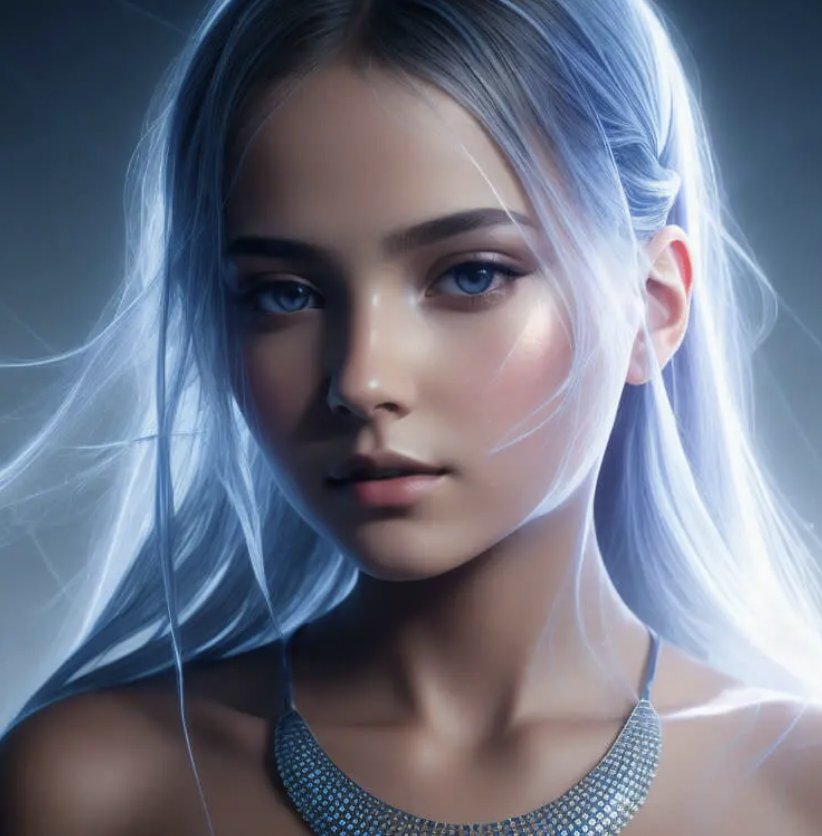
#> input picture todoapp/aaaa.png, 822 x 836 px, given in place of the camera
$ python video.py
#> lines starting #> are read from the running program, lines starting #| are printed output that depends on the picture; after the words box and inside, x2 and y2 are one past the last pixel; in counts of white or black regions, pixels touching at a corner belong together
import cv2 as cv
import cv2
import numpy as np

cap = cv.VideoCapture(0)

while (True):
    # Take each frame
    _, frame = cap.read()
#> frame is the input picture: shape (836, 822, 3); mean B, G, R 131.9, 115.5, 110
    # Convert BGR to HSV
    hsv = cv.cvtColor(frame, cv.COLOR_BGR2HSV)
#> hsv: shape (836, 822, 3); mean H, S, V 96.3, 74.7, 138

    height, width, _ = frame.shape
#> height = 836; width = 822
    center_x, center_y = width // 2, height // 2
#> center_x = 411; center_y = 418
    radius = min(center_x, center_y)  # Using the smaller dimension for radius
#> radius = 411

    mask = np.zeros((height, width), np.uint8)
    cv2.circle(mask, (center_x, center_y), radius, (255, 255, 255), -1)
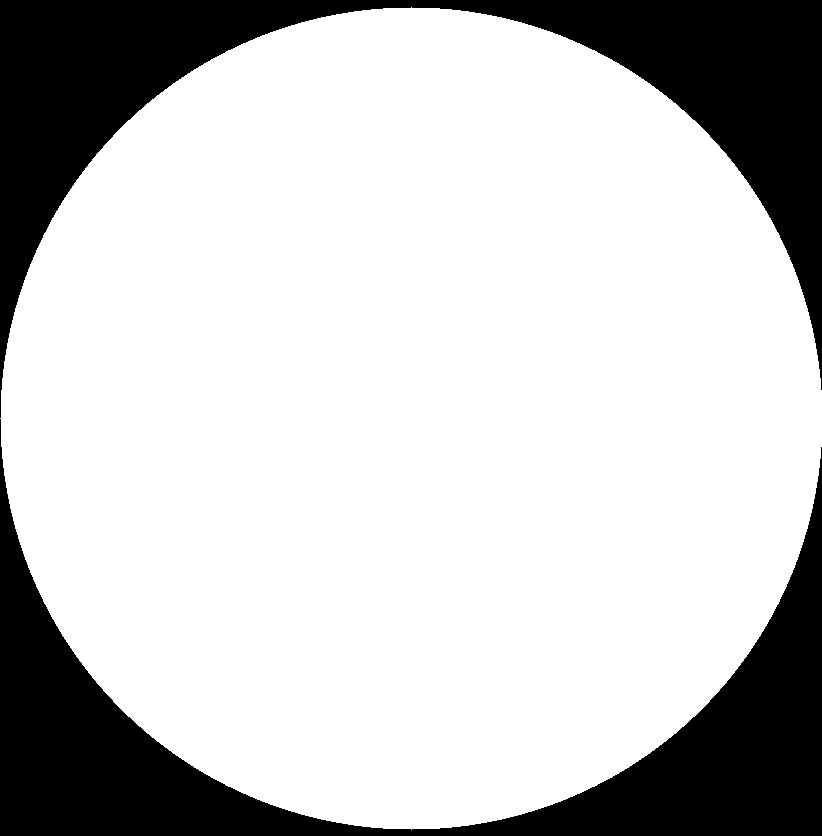
#> mask: shape (836, 822); 77.2% white; 2 black regions, box (x1, y1, x2, y2) and area: (0, 0, 822, 418) 78705, (0, 419, 822, 836) 77883

    # # Step 4: Use the mask to keep only the circular part of the image
    circular_gray_img = cv2.bitwise_and(frame, frame, mask=mask)
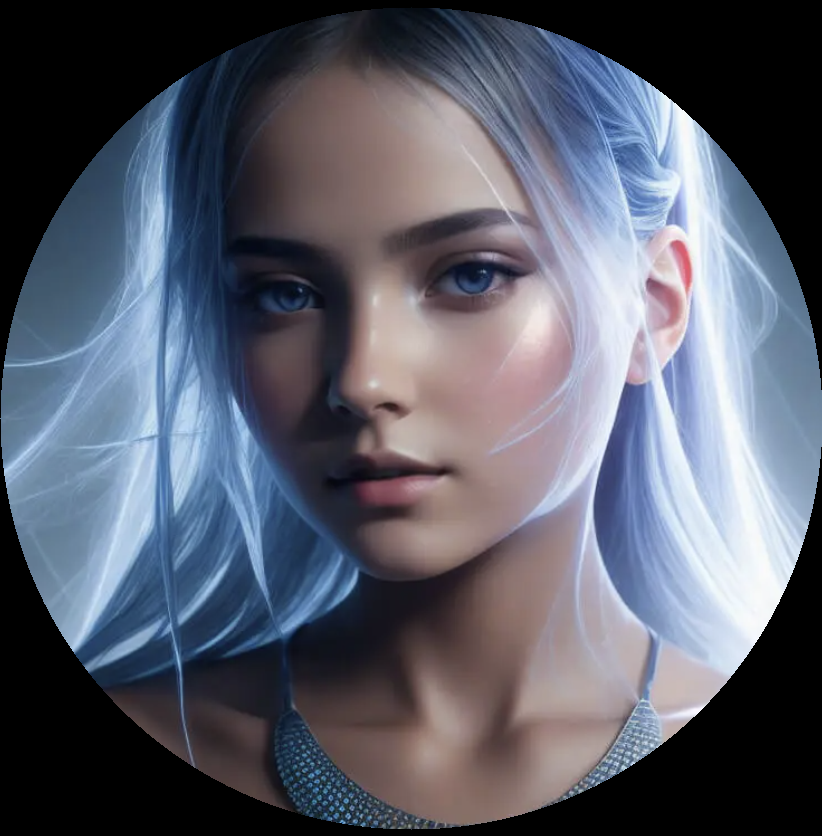
#> circular_gray_img: shape (836, 822, 3); mean B, G, R 105.3, 92.4, 88.8

    # # define range of blue color in HSV
    lower_blue = np.array([50, 50, 50])
    upper_blue = np.array([230, 255, 255])
    # # Threshold the HSV image to get only blue colors
    mask = cv.inRange(hsv, lower_blue, upper_blue)
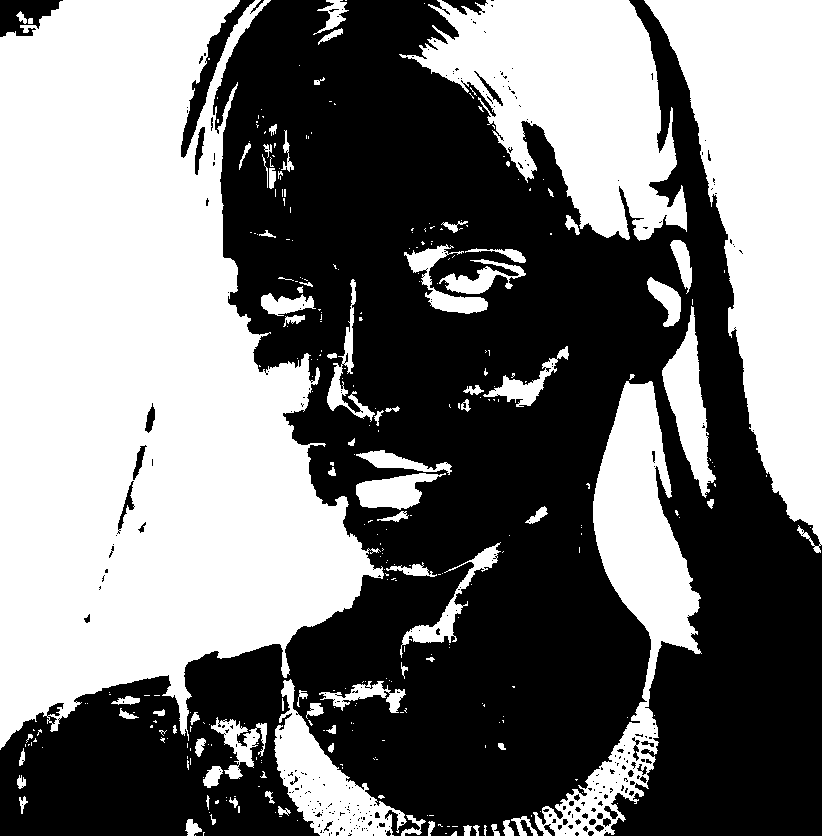
#> mask: shape (836, 822); 47.8% white; 327 white regions (241 under 20 px), largest, box (x1, y1, x2, y2) and area: (0, 0, 384, 750) 183679, (644, 0, 822, 553) 52339, (399, 0, 687, 241) 36915
    # # Bitwise-AND mask and original image
    res = cv.bitwise_and(frame, frame, mask=mask)
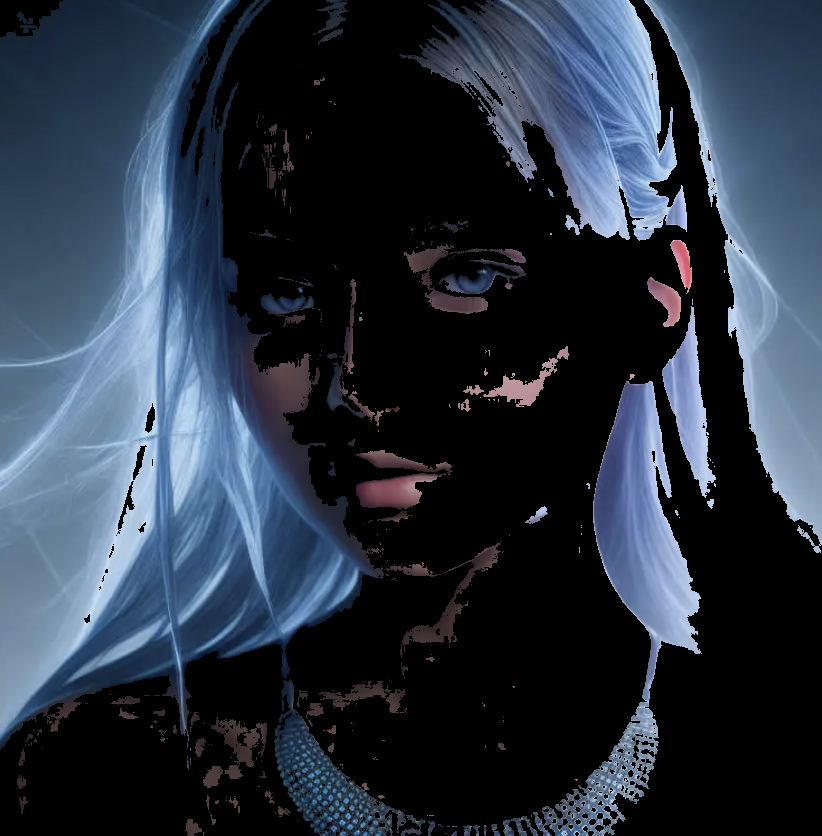
#> res: shape (836, 822, 3); mean B, G, R 64.2, 50.6, 40.7
    cv.imshow('frame', circular_gray_img)
    # cv.imshow('mask',mask)
    cv.imshow('res', res)
    k = cv.waitKey(5) & 0xFF
#> (key Esc is pressed here)
    if k == 27:
        break
cv.destroyAllWindows()
